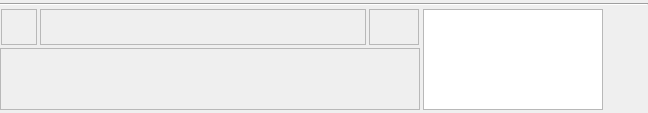
<?xml version="1.0" encoding="UTF-8"?>
<ui version="4.0">
 <class>Form</class>
 <widget class="QWidget" name="Form">
  <property name="geometry">
   <rect>
    <x>0</x>
    <y>0</y>
    <width>648</width>
    <height>113</height>
   </rect>
  </property>
  <property name="minimumSize">
   <size>
    <width>0</width>
    <height>113</height>
   </size>
  </property>
  <property name="maximumSize">
   <size>
    <width>16777215</width>
    <height>113</height>
   </size>
  </property>
  <layout class="QVBoxLayout" name="verticalLayout_2">
   <property name="spacing">
    <number>3</number>
   </property>
   <property name="leftMargin">
    <number>0</number>
   </property>
   <property name="topMargin">
    <number>3</number>
   </property>
   <property name="rightMargin">
    <number>0</number>
   </property>
   <property name="bottomMargin">
    <number>3</number>
   </property>
   <item>
    <widget class="Line" name="line">
     <property name="orientation">
      <enum>Qt::Horizontal</enum>
     </property>
    </widget>
   </item>
   <item>
    <layout class="QHBoxLayout" name="horizontalLayout_2" stretch="1,0,0">
     <property name="spacing">
      <number>3</number>
     </property>
     <item>
      <layout class="QVBoxLayout" name="verticalLayout" stretch="0,1">
       <property name="spacing">
        <number>3</number>
       </property>
       <item>
        <layout class="QHBoxLayout" name="horizontalLayout">
         <property name="spacing">
          <number>3</number>
         </property>
         <property name="leftMargin">
          <number>1</number>
         </property>
         <property name="rightMargin">
          <number>1</number>
         </property>
         <item>
          <widget class="QLabel" name="lbl_icon">
           <property name="sizePolicy">
            <sizepolicy hsizetype="Preferred" vsizetype="Fixed">
             <horstretch>0</horstretch>
             <verstretch>0</verstretch>
            </sizepolicy>
           </property>
           <property name="minimumSize">
            <size>
             <width>36</width>
             <height>36</height>
            </size>
           </property>
           <property name="maximumSize">
            <size>
             <width>36</width>
             <height>16777215</height>
            </size>
           </property>
           <property name="frameShape">
            <enum>QFrame::StyledPanel</enum>
           </property>
           <property name="frameShadow">
            <enum>QFrame::Sunken</enum>
           </property>
           <property name="text">
            <string/>
           </property>
           <property name="scaledContents">
            <bool>true</bool>
           </property>
           <property name="margin">
            <number>0</number>
           </property>
          </widget>
         </item>
         <item>
          <widget class="QLabel" name="lbl_name">
           <property name="sizePolicy">
            <sizepolicy hsizetype="Expanding" vsizetype="Fixed">
             <horstretch>0</horstretch>
             <verstretch>0</verstretch>
            </sizepolicy>
           </property>
           <property name="minimumSize">
            <size>
             <width>0</width>
             <height>36</height>
            </size>
           </property>
           <property name="frameShape">
            <enum>QFrame::StyledPanel</enum>
           </property>
           <property name="frameShadow">
            <enum>QFrame::Sunken</enum>
           </property>
           <property name="text">
            <string/>
           </property>
           <property name="alignment">
            <set>Qt::AlignCenter</set>
           </property>
           <property name="buddy">
            <cstring>lbl_name</cstring>
           </property>
          </widget>
         </item>
         <item>
          <widget class="QLabel" name="lbl_stage">
           <property name="sizePolicy">
            <sizepolicy hsizetype="Preferred" vsizetype="Fixed">
             <horstretch>0</horstretch>
             <verstretch>0</verstretch>
            </sizepolicy>
           </property>
           <property name="minimumSize">
            <size>
             <width>50</width>
             <height>36</height>
            </size>
           </property>
           <property name="frameShape">
            <enum>QFrame::StyledPanel</enum>
           </property>
           <property name="frameShadow">
            <enum>QFrame::Sunken</enum>
           </property>
           <property name="text">
            <string/>
           </property>
           <property name="alignment">
            <set>Qt::AlignCenter</set>
           </property>
          </widget>
         </item>
        </layout>
       </item>
       <item>
        <widget class="QLabel" name="lbl_comment">
         <property name="sizePolicy">
          <sizepolicy hsizetype="Preferred" vsizetype="Expanding">
           <horstretch>0</horstretch>
           <verstretch>0</verstretch>
          </sizepolicy>
         </property>
         <property name="minimumSize">
          <size>
           <width>0</width>
           <height>50</height>
          </size>
         </property>
         <property name="frameShape">
          <enum>QFrame::StyledPanel</enum>
         </property>
         <property name="frameShadow">
          <enum>QFrame::Sunken</enum>
         </property>
         <property name="text">
          <string/>
         </property>
         <property name="alignment">
          <set>Qt::AlignLeading|Qt::AlignLeft|Qt::AlignTop</set>
         </property>
         <property name="wordWrap">
          <bool>true</bool>
         </property>
         <property name="margin">
          <number>3</number>
         </property>
        </widget>
       </item>
      </layout>
     </item>
     <item>
      <widget class="QListWidget" name="lw_version">
       <property name="maximumSize">
        <size>
         <width>180</width>
         <height>16777215</height>
        </size>
       </property>
      </widget>
     </item>
     <item>
      <layout class="QVBoxLayout" name="verticalLayout_3">
       <item>
        <widget class="QToolButton" name="tb_submit">
         <property name="sizePolicy">
          <sizepolicy hsizetype="Fixed" vsizetype="Preferred">
           <horstretch>0</horstretch>
           <verstretch>0</verstretch>
          </sizepolicy>
         </property>
         <property name="minimumSize">
          <size>
           <width>42</width>
           <height>0</height>
          </size>
         </property>
         <property name="maximumSize">
          <size>
           <width>39</width>
           <height>16777215</height>
          </size>
         </property>
         <property name="text">
          <string/>
         </property>
         <property name="iconSize">
          <size>
           <width>24</width>
           <height>24</height>
          </size>
         </property>
         <property name="autoRaise">
          <bool>true</bool>
         </property>
        </widget>
       </item>
       <item>
        <widget class="QToolButton" name="tb_sync">
         <property name="sizePolicy">
          <sizepolicy hsizetype="Fixed" vsizetype="Preferred">
           <horstretch>0</horstretch>
           <verstretch>0</verstretch>
          </sizepolicy>
         </property>
         <property name="minimumSize">
          <size>
           <width>42</width>
           <height>0</height>
          </size>
         </property>
         <property name="maximumSize">
          <size>
           <width>39</width>
           <height>16777215</height>
          </size>
         </property>
         <property name="text">
          <string/>
         </property>
         <property name="iconSize">
          <size>
           <width>24</width>
           <height>24</height>
          </size>
         </property>
         <property name="checkable">
          <bool>false</bool>
         </property>
         <property name="checked">
          <bool>false</bool>
         </property>
         <property name="autoRaise">
          <bool>true</bool>
         </property>
        </widget>
       </item>
       <item>
        <widget class="QToolButton" name="tb_revert">
         <property name="sizePolicy">
          <sizepolicy hsizetype="Fixed" vsizetype="Preferred">
           <horstretch>0</horstretch>
           <verstretch>0</verstretch>
          </sizepolicy>
         </property>
         <property name="minimumSize">
          <size>
           <width>42</width>
           <height>0</height>
          </size>
         </property>
         <property name="maximumSize">
          <size>
           <width>39</width>
           <height>16777215</height>
          </size>
         </property>
         <property name="text">
          <string/>
         </property>
         <property name="iconSize">
          <size>
           <width>24</width>
           <height>24</height>
          </size>
         </property>
         <property name="autoRaise">
          <bool>true</bool>
         </property>
        </widget>
       </item>
      </layout>
     </item>
    </layout>
   </item>
  </layout>
 </widget>
 <resources/>
 <connections/>
</ui>
